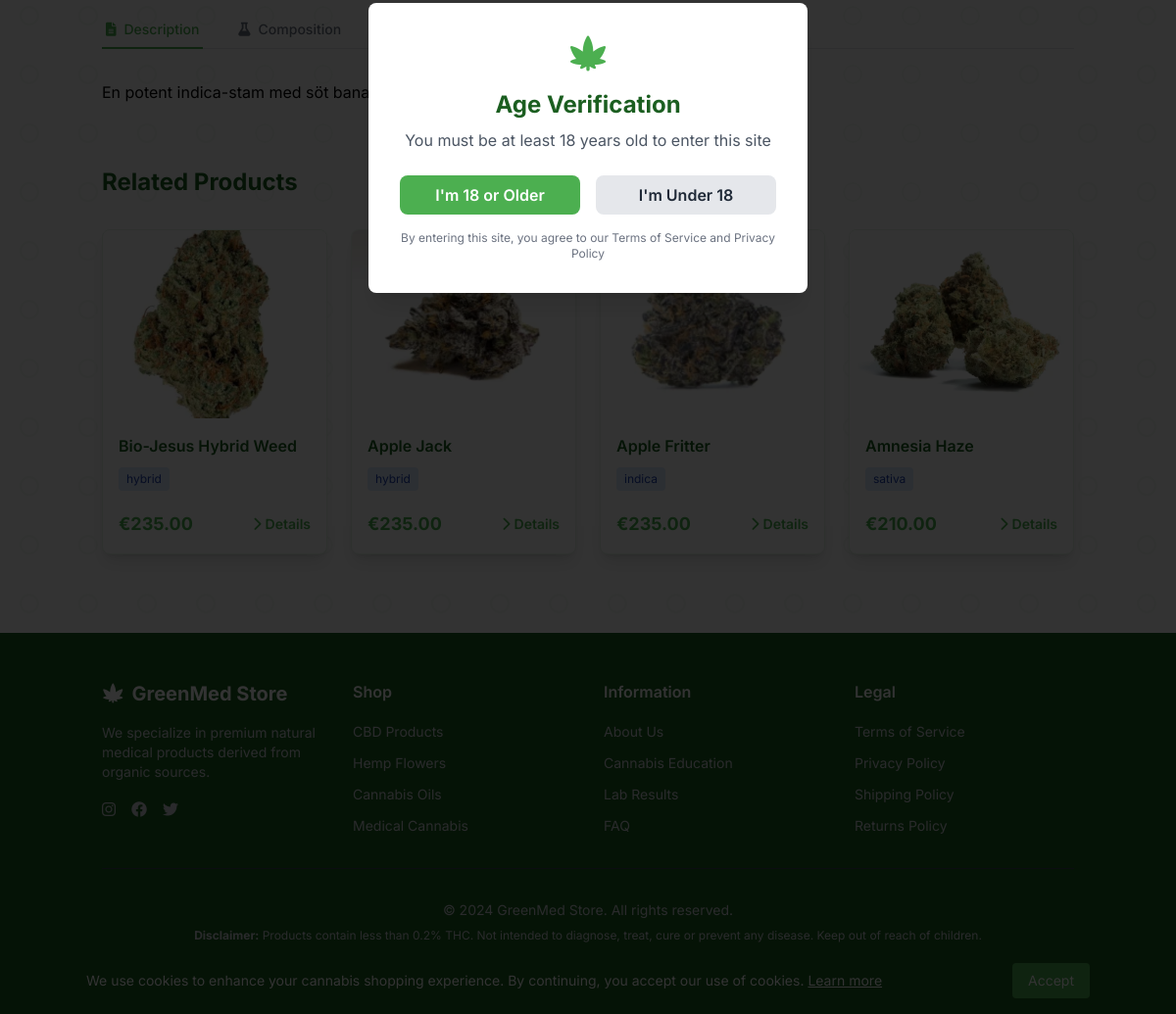
Page /products/banana-kush/ (lower part) on the earlier database version.
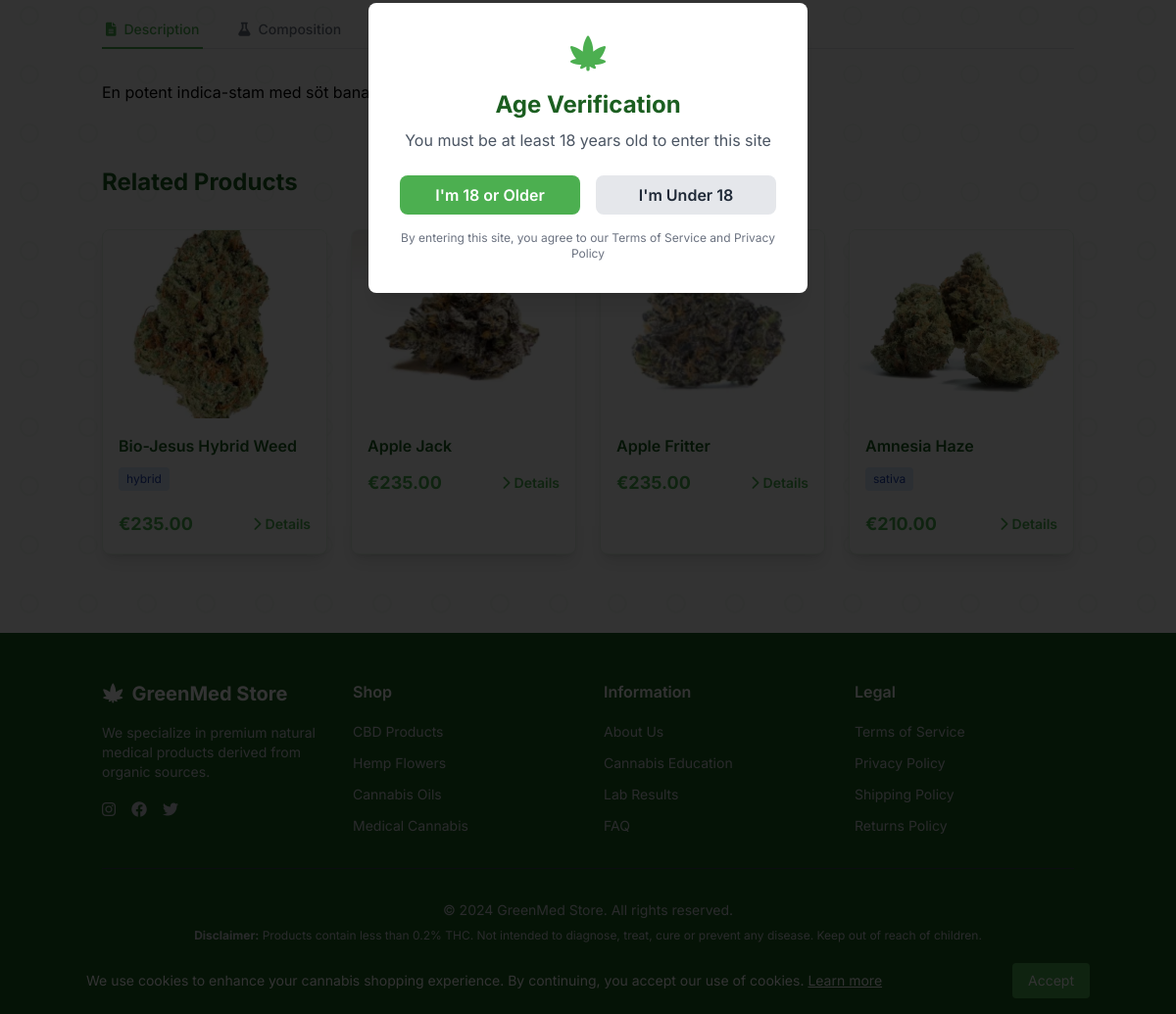
Same page on the later database version.
### products/models.py (models this page shows, shortened)
class Product(models.Model):
    name = models.CharField(max_length=200)
    slug = models.SlugField(max_length=200, unique=True, blank=True)
    category = models.ForeignKey(Category, on_delete=models.CASCADE, related_name='products')
    price = models.DecimalField(max_digits=10, decimal_places=2)
    description = models.TextField(help_text="Rich text description of the product")
    composition = models.TextField(help_text="Key elements or ingredients")
    usage_instructions = models.TextField(help_text="How to use this product")
    creation_method = models.TextField(help_text="How it is produced or formulated")
    benefits = models.TextField(help_text="Health benefits")
    image = models.ImageField(upload_to='products/', blank=True, null=True)
    meta_description = models.CharField( blank=True, help_text="SEO meta description")
    meta_keywords = models.CharField(max_length=255, blank=True, help_text="SEO keywords")
    is_active = models.BooleanField(default=True)
    featured = models.BooleanField(default=False, help_text="Show on homepage")
    stock_quantity = models.PositiveIntegerField(default=0)
    created_at = models.DateTimeField(auto_now_add=True)
    updated_at = models.DateTimeField(auto_now=True)
    strain_type = models.CharField(
        max_length=10,
        choices=Category.STRAIN_TYPE_CHOICES,
        blank=True,
        null=True,
    )
    preferred_ratio = models.CharField(
        max_length=20,
        choices=Category.RATIO_CHOICES,
        blank=True,
        null=True,
    )
    recommended_methods = models.JSONField(
        blank=True,
        null=True,
        help_text="e.g., ['flower', 'oil']"
    )
    average_rating = models.DecimalField(
        max_digits=3,
        decimal_places=2,
        default=0.00,
        help_text="Automatically calculated average rating (0-5)"
    )
    rating_count = models.PositiveIntegerField(
        default=0,
        help_text="Total number of ratings received"
    )
    class Meta:
        ordering = ['-created_at']
        indexes = [
            models.Index(fields=['slug']),
            models.Index(fields=['category', 'is_active']),
            models.Index(fields=['featured', 'is_active']),
        ]
    def get_absolute_url(self):
        return reverse('products:product_detail', kwargs={'slug': self.slug})
    @property
    def is_in_stock(self):
        return self.stock_quantity > 0

### products/views.py (the view)
# urls.py: path('<slug:slug>/', views.product_detail, name='product_detail'),
def product_detail(request, slug):
    product = get_object_or_404(
        Product.objects.select_related('category'),
        slug=slug,
        is_active=True
    )
    related_products = Product.objects.filter(
        category=product.category,
        is_active=True
    ).exclude(id=product.id)[:4]
    context = {
        'product': product,
        'related_products': related_products,
    }
    return render(request, 'products/product_detail.html', context)

### cart/cart.py (called while the page is built)
    def __len__(self):
        return sum(item['quantity'] for item in self.cart.values())

### cart/context_processors.py (called while the page is built)
def cart(request):
    return {'cart': Cart(request)}

### pages/context_processors.py (called while the page is built)
def site_settings(request):
    return {'site_settings': SiteSettings.get_settings()}

### pages/models.py (called while the page is built)
    @classmethod
    def get_settings(cls):
        settings, created = cls.objects.get_or_create(pk=1)
        return settings

### templates/products/product_detail.html (shortened to what this page needs)
{% extends 'base.html' %}
{% load static %}
{% block content %}
{% load i18n %}
<div class="container mx-auto px-4 py-8">
    <div class="mt-16">
        <div class="border-b border-gray-200">
            <nav class="-mb-px flex space-x-8">
                <button onclick="showTab('description')" id="tab-description"
                        class="tab-button py-2 px-1 border-b-2 border-cannabis-green text-cannabis-green font-medium text-sm">
                    <i class="fas fa-file-alt mr-2"></i>{% trans "Description" %}
                </button>
                <button onclick="showTab('composition')" id="tab-composition"
                        class="tab-button py-2 px-1 border-b-2 border-transparent text-gray-500 hover:text-gray-700 font-medium text-sm">
                    <i class="fas fa-flask mr-2"></i>{% trans "Composition" %}
                </button>
                <button onclick="showTab('usage')" id="tab-usage"
                        class="tab-button py-2 px-1 border-b-2 border-transparent text-gray-500 hover:text-gray-700 font-medium text-sm">
                </button>
                <button onclick="showTab('creation')" id="tab-creation"
                        class="tab-button py-2 px-1 border-b-2 border-transparent text-gray-500 hover:text-gray-700 font-medium text-sm">
                </button>
            </nav>
        </div>
        <div class="mt-8">
            <div id="content-description" class="tab-content">
                <div class="prose max-w-none">
                    {{ product.description|linebreaks }}
                </div>
            </div>
        </div>
    </div>
    {% if related_products %}
    <div class="mt-16">
        <h2 class="text-2xl font-bold mb-8 text-cannabis-dark">{% trans "Related Products" %}</h2>
        <div class="grid grid-cols-1 md:grid-cols-2 lg:grid-cols-4 gap-6">
            {% for related_product in related_products %}
            <div class="bg-white rounded-lg shadow-lg overflow-hidden hover:shadow-xl transition duration-300 border border-cannabis-light">
                {% if related_product.image %}
                    <img src="{{ related_product.image.url }}" alt="{{ related_product.name }}"
                         class="w-full h-48 object-cover">
                {% else %}
                    <div class="w-full h-48 bg-gray-200 flex items-center justify-center">
                        <i class="fas fa-cannabis text-4xl text-gray-400"></i>
                    </div>
                {% endif %}
                <div class="p-4">
                    <h3 class="font-semibold mb-2 text-cannabis-dark">{{ related_product.name }}</h3>
                    {% if related_product.strain_type %}
                    <span class="inline-block mb-2 px-2 py-1 text-xs rounded
                        {% if related_product.strain_type == 'Sativa' %}bg-green-100 text-green-800
                        {% elif related_product.strain_type == 'Indica' %}bg-purple-100 text-purple-800
                        {% else %}bg-blue-100 text-blue-800{% endif %}">
                        {{ related_product.strain_type }}
                    </span>
                    {% endif %}
                    <div class="flex justify-between items-center mt-3">
                        <span class="text-lg font-bold text-cannabis-green">€{{ related_product.price }}</span>
                        <a href="{{ related_product.get_absolute_url }}"
                           class="text-cannabis-green hover:text-cannabis-dark text-sm font-semibold">
                            <i class="fas fa-chevron-right mr-1"></i>{% trans "Details" %}
                        </a>
                    </div>
                </div>
            </div>
            {% endfor %}
        </div>
    </div>
    {% endif %}
</div>
{% endblock %}

Differences in the rows shown:
changed Product "Apple Jack": strain_type "hybrid" → (not shown)
changed Product "Apple Fritter": strain_type "indica" → (not shown)
